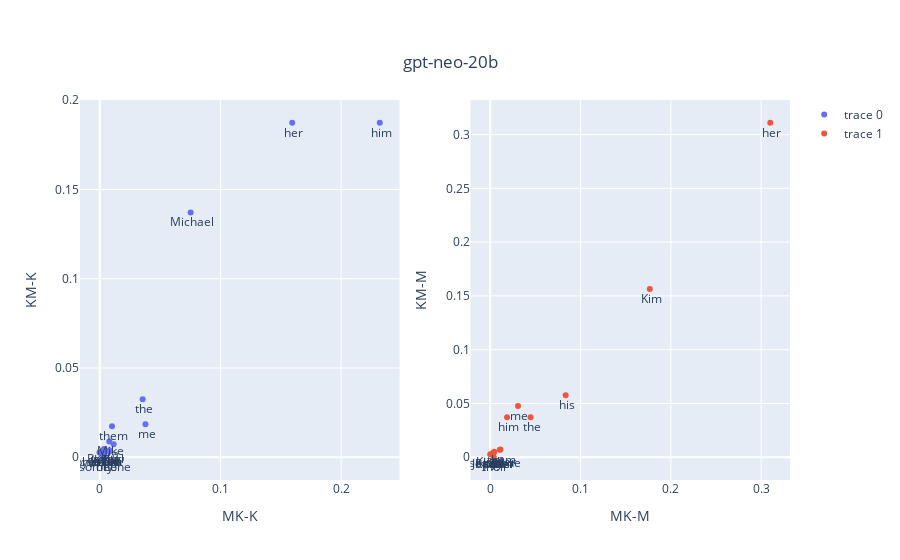
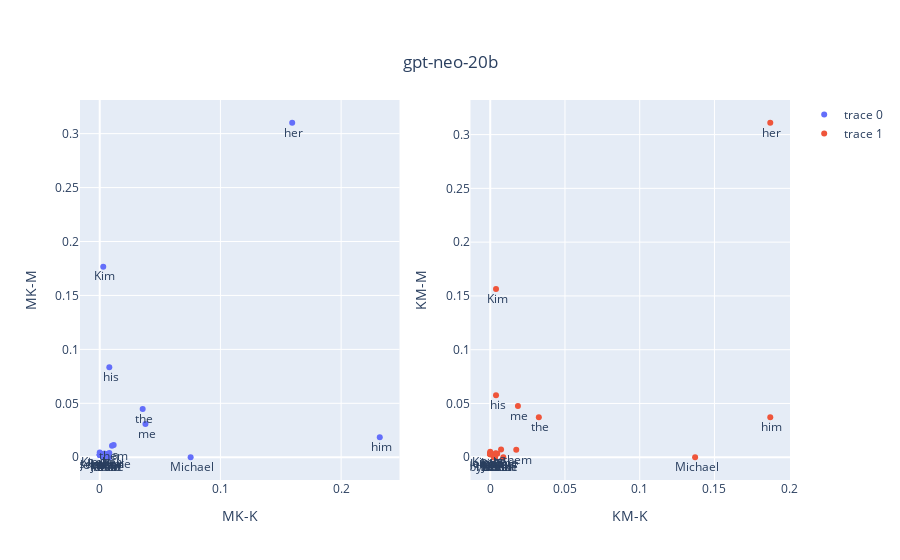

The cell these charts' notebook holds for them, in order:
### Code cell
plot_two(prompt1, prompt2, prompt3, prompt4, "MK-K", "KM-K", "MK-M", "KM-M")
plot_two(prompt1, prompt3, prompt2, prompt4, "MK-K", "MK-M", "KM-K", "KM-M")

### Figure 1 — Plotly figure (JSON) as saved in the notebook; plotly's stock layout.template omitted (floating-point values rounded to 4 significant figures)
{"data": [{"mode": "markers+text", "text": [" Rachel", " his", " their", " Kevin", " K", " Kim", "bytes:'\\n'", " someone", " Jason", " the", " one", " them", " Michael", " Matt", " a", " her", " me", " herself", " him", " my", " T", " Mike", " G"], "textposition": "bottom center", "type": "scatter", "x": [0.003523, 0.007939, 0.007939, 0.002921, 0.003992, 0.002921, 0, 0.00331, 0.003992, 0.03558, 0.00425, 0.01019, 0.07533, 0.00375, 0.01155, 0.1595, 0.03788, 0, 0.232, 0.002921, 0.003523, 0.007939, 0], "xaxis": "x", "y": [0.004686, 0.003884, 0.003025, 0.002842, 0.003649, 0.003884, 0.00267, 0, 0.00322, 0.03252, 0, 0.01741, 0.1371, 0.00267, 0.007257, 0.1873, 0.01853, 0.00267, 0.1873, 0, 0.003884, 0.008754, 0.002842], "yaxis": "y"}, {"mode": "markers+text", "text": [" Rachel", " his", " their", " J", " K", " Kim", " someone", " you", " Kimber", " the", " one", " them", " L", " Jennifer", " a", " her", " me", " him", " Lisa", " my", " T"], "textposition": "bottom center", "type": "scatter", "x": [0.002365, 0.08354, 0.0039, 0.002222, 0.003233, 0.1767, 0.003233, 0, 0.004419, 0.04472, 0.003233, 0.0106, 0.002087, 0.002087, 0.01128, 0.3101, 0.03073, 0.01864, 0.002222, 0.003037, 0.002365], "xaxis": "x2", "y": [0.003246, 0.05753, 0, 0.003246, 0.003678, 0.1564, 0.003455, 0.002691, 0.005027, 0.03714, 0.002691, 0.006871, 0.003049, 0.002691, 0.007314, 0.311, 0.04769, 0.03714, 0.003455, 0.003678, 0.003246], "yaxis": "y2"}], "layout": {"title": {"text": "gpt-neo-20b", "x": 0.5, "xanchor": "center", "y": 0.9, "yanchor": "top"}, "xaxis": {"anchor": "y", "domain": [0, 0.45], "title": {"text": "MK-K"}}, "xaxis2": {"anchor": "y2", "domain": [0.55, 1], "title": {"text": "MK-M"}}, "yaxis": {"anchor": "x", "domain": [0, 1], "title": {"text": "KM-K"}}, "yaxis2": {"anchor": "x2", "domain": [0, 1], "title": {"text": "KM-M"}}}}

### Figure 2 — Plotly figure (JSON) as saved in the notebook; plotly's stock layout.template omitted (floating-point values rounded to 4 significant figures)
{"data": [{"mode": "markers+text", "text": [" Rachel", " his", " their", " Kevin", " J", " K", " Kim", " someone", " Jason", " the", " Kimber", " one", " them", " L", " Michael", " Jennifer", " Matt", " a", " her", " me", " him", " Lisa", " my", " T", " Mike"], "textposition": "bottom center", "type": "scatter", "x": [0.003523, 0.007939, 0.007939, 0.002921, 0, 0.003992, 0.002921, 0.00331, 0.003992, 0.03558, 0, 0.00425, 0.01019, 0, 0.07533, 0, 0.00375, 0.01155, 0.1595, 0.03788, 0.232, 0, 0.002921, 0.003523, 0.007939], "xaxis": "x", "y": [0.002365, 0.08354, 0.0039, 0, 0.002222, 0.003233, 0.1767, 0.003233, 0, 0.04472, 0.004419, 0.003233, 0.0106, 0.002087, 0, 0.002087, 0, 0.01128, 0.3101, 0.03073, 0.01864, 0.002222, 0.003037, 0.002365, 0], "yaxis": "y"}, {"mode": "markers+text", "text": [" Rachel", " his", " their", " Kevin", " J", " K", " Kim", "bytes:'\\n'", " someone", " you", " Jason", " the", " Kimber", " one", " them", " L", " Michael", " Jennifer", " Matt", " a", " her", " herself", " me", " him", " Lisa", " my", " T", " Mike", " G"], "textposition": "bottom center", "type": "scatter", "x": [0.004686, 0.003884, 0.003025, 0.002842, 0, 0.003649, 0.003884, 0.00267, 0, 0, 0.00322, 0.03252, 0, 0, 0.01741, 0, 0.1371, 0, 0.00267, 0.007257, 0.1873, 0.00267, 0.01853, 0.1873, 0, 0, 0.003884, 0.008754, 0.002842], "xaxis": "x2", "y": [0.003246, 0.05753, 0, 0, 0.003246, 0.003678, 0.1564, 0, 0.003455, 0.002691, 0, 0.03714, 0.005027, 0.002691, 0.006871, 0.003049, 0, 0.002691, 0, 0.007314, 0.311, 0, 0.04769, 0.03714, 0.003455, 0.003678, 0.003246, 0, 0], "yaxis": "y2"}], "layout": {"title": {"text": "gpt-neo-20b", "x": 0.5, "xanchor": "center", "y": 0.9, "yanchor": "top"}, "xaxis": {"anchor": "y", "domain": [0, 0.45], "title": {"text": "MK-K"}}, "xaxis2": {"anchor": "y2", "domain": [0.55, 1], "title": {"text": "KM-K"}}, "yaxis": {"anchor": "x", "domain": [0, 1], "title": {"text": "MK-M"}}, "yaxis2": {"anchor": "x2", "domain": [0, 1], "title": {"text": "KM-M"}}}}
